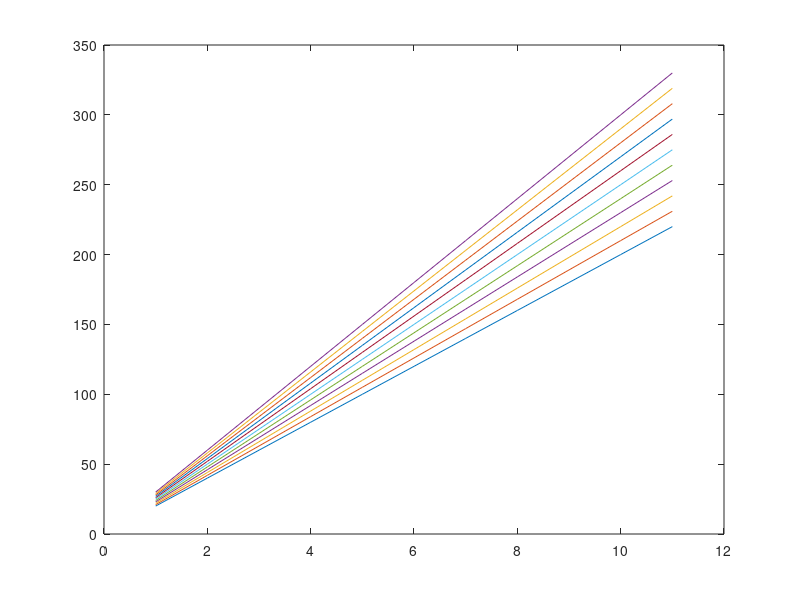
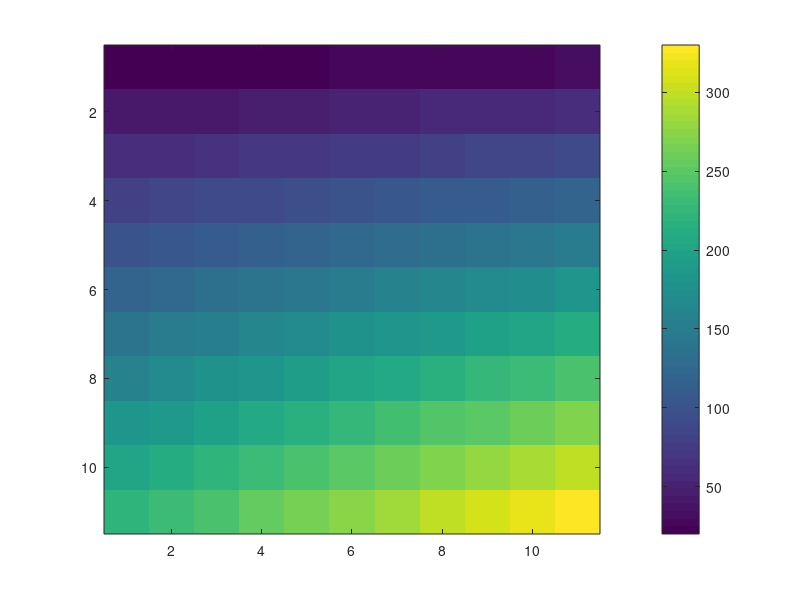
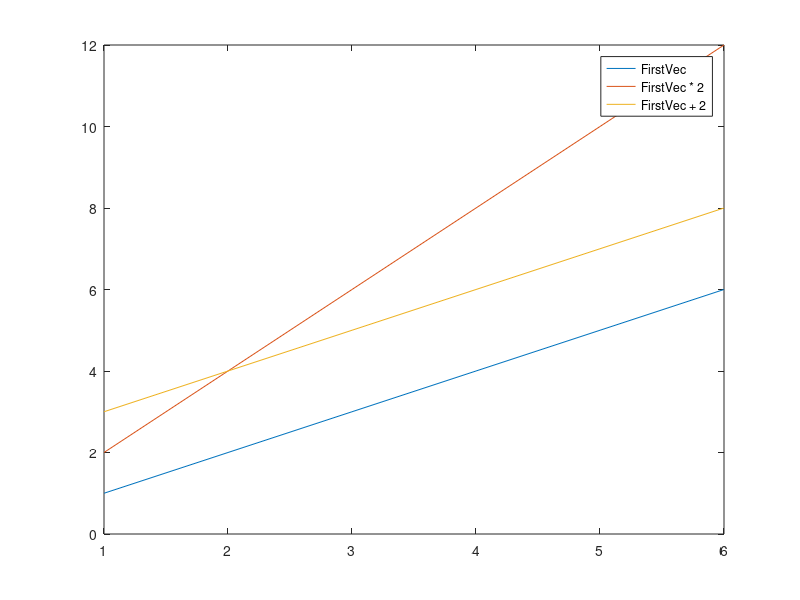

MATLAB code to generate these figures, in order:
% MATLAB Video #12 - Vector Arithmetic
% November, 15th 2019
% Jousef Murad - www.engineered-mind.com
% MATLAB Version - R2019b

clc, clear, close all

%% Section 1 - Basic Arithmetic

theFirstVector = [1 2 3 4 5 6];

theSecondVector = [1 2 3 4 5 6];

%% Addition
addition = theFirstVector + theSecondVector;

elemAddition = theFirstVector + 10;

%% Subtraction

subtraction = theFirstVector - theSecondVector;

elemSubtraction = theFirstVector - 10;

%% Division

division = theFirstVector ./ theSecondVector;

elemDivision = theFirstVector / 5;

%% Multiplication

multiplication = theFirstVector .* theSecondVector;

elemMultiplication = theFirstVector * 5;

% NOTE: Elementwise operation requires the vectors to be of the same size!!

%% Exponentiation

exp1 = theFirstVector .^ theFirstVector;
exp2 = theFirstVector .^ 2;

%% Section 2 - Important Remarks

vecA = 1:11;

vecB = 20:30;

temp1 = vecA .* vecB;
temp2 = vecA' .* vecB;

temp3 = vecA * vecA'; % prerequisite --> same size/length of vector/matrix
temp4 = dot(vecA,vecA);

% temp3 = vecA(1)*vecA(1) + vecA(2)*vecA(2) + ...

%% Section 3 - Plotting Vectors

uselessPlot = plot(temp2)
figure
imagesc(temp2)
colorbar % shows you the color coding next to your plot
figure
plot(theFirstVector)
hold on
plot(theFirstVector*2)
plot(theFirstVector+2)
legend('FirstVec','FirstVec * 2','FirstVec + 2')

%% Section 3 - Mnemonic for Resulting Vector Size

% Quick intro to Matrix Algebra: https://bit.ly/2puoSXA (after eq. 32)
% Reload page in case of "Math Processing Error"
